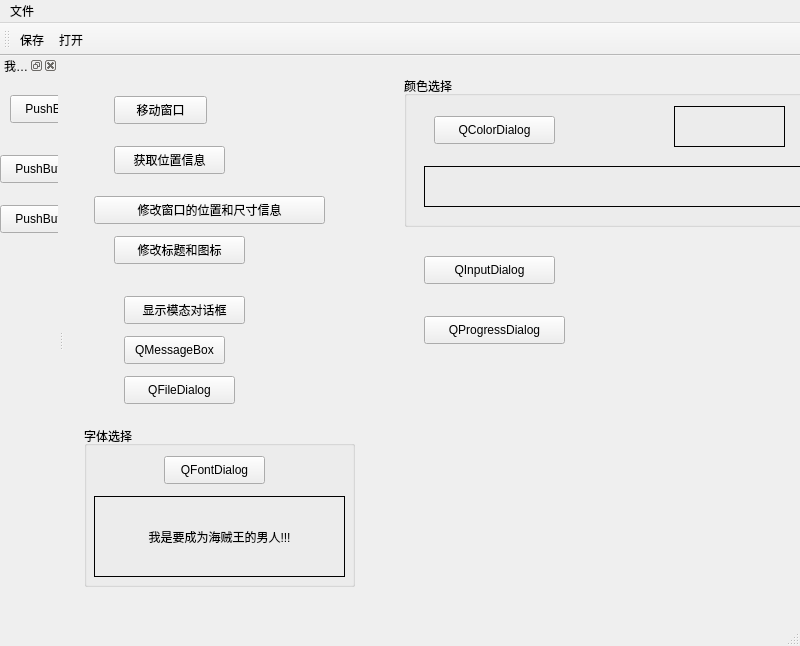
<?xml version="1.0" encoding="UTF-8"?>
<ui version="4.0">
 <class>MainWindow</class>
 <widget class="QMainWindow" name="MainWindow">
  <property name="geometry">
   <rect>
    <x>0</x>
    <y>0</y>
    <width>800</width>
    <height>646</height>
   </rect>
  </property>
  <property name="windowTitle">
   <string>MainWindow</string>
  </property>
  <widget class="QWidget" name="centralwidget">
   <widget class="QPushButton" name="moveBtn">
    <property name="geometry">
     <rect>
      <x>50</x>
      <y>40</y>
      <width>93</width>
      <height>28</height>
     </rect>
    </property>
    <property name="text">
     <string>移动窗口</string>
    </property>
   </widget>
   <widget class="QPushButton" name="positionBtn">
    <property name="geometry">
     <rect>
      <x>50</x>
      <y>90</y>
      <width>111</width>
      <height>28</height>
     </rect>
    </property>
    <property name="text">
     <string>获取位置信息</string>
    </property>
   </widget>
   <widget class="QPushButton" name="geometryBtn">
    <property name="geometry">
     <rect>
      <x>30</x>
      <y>140</y>
      <width>231</width>
      <height>28</height>
     </rect>
    </property>
    <property name="text">
     <string>修改窗口的位置和尺寸信息</string>
    </property>
   </widget>
   <widget class="QPushButton" name="modifyBtn">
    <property name="geometry">
     <rect>
      <x>50</x>
      <y>180</y>
      <width>131</width>
      <height>28</height>
     </rect>
    </property>
    <property name="text">
     <string>修改标题和图标</string>
    </property>
   </widget>
   <widget class="QPushButton" name="modalDlg">
    <property name="geometry">
     <rect>
      <x>60</x>
      <y>240</y>
      <width>121</width>
      <height>28</height>
     </rect>
    </property>
    <property name="text">
     <string>显示模态对话框</string>
    </property>
   </widget>
   <widget class="QPushButton" name="msgbox">
    <property name="geometry">
     <rect>
      <x>60</x>
      <y>280</y>
      <width>101</width>
      <height>28</height>
     </rect>
    </property>
    <property name="text">
     <string>QMessageBox</string>
    </property>
   </widget>
   <widget class="QPushButton" name="filedlg">
    <property name="geometry">
     <rect>
      <x>60</x>
      <y>320</y>
      <width>111</width>
      <height>28</height>
     </rect>
    </property>
    <property name="text">
     <string>QFileDialog</string>
    </property>
   </widget>
   <widget class="QGroupBox" name="groupBox">
    <property name="geometry">
     <rect>
      <x>20</x>
      <y>370</y>
      <width>271</width>
      <height>161</height>
     </rect>
    </property>
    <property name="title">
     <string>字体选择</string>
    </property>
    <widget class="QPushButton" name="fontdlg">
     <property name="geometry">
      <rect>
       <x>80</x>
       <y>30</y>
       <width>101</width>
       <height>28</height>
      </rect>
     </property>
     <property name="text">
      <string>QFontDialog</string>
     </property>
    </widget>
    <widget class="QLabel" name="fontlabel">
     <property name="geometry">
      <rect>
       <x>10</x>
       <y>70</y>
       <width>251</width>
       <height>81</height>
      </rect>
     </property>
     <property name="frameShape">
      <enum>QFrame::Panel</enum>
     </property>
     <property name="text">
      <string>我是要成为海贼王的男人!!!</string>
     </property>
     <property name="alignment">
      <set>Qt::AlignCenter</set>
     </property>
    </widget>
   </widget>
   <widget class="QGroupBox" name="groupBox_2">
    <property name="geometry">
     <rect>
      <x>340</x>
      <y>20</y>
      <width>431</width>
      <height>151</height>
     </rect>
    </property>
    <property name="title">
     <string>颜色选择</string>
    </property>
    <widget class="QPushButton" name="colordlg">
     <property name="geometry">
      <rect>
       <x>30</x>
       <y>40</y>
       <width>121</width>
       <height>28</height>
      </rect>
     </property>
     <property name="text">
      <string>QColorDialog</string>
     </property>
    </widget>
    <widget class="QLabel" name="colorlabel">
     <property name="geometry">
      <rect>
       <x>20</x>
       <y>90</y>
       <width>401</width>
       <height>41</height>
      </rect>
     </property>
     <property name="frameShape">
      <enum>QFrame::Box</enum>
     </property>
     <property name="text">
      <string/>
     </property>
     <property name="alignment">
      <set>Qt::AlignCenter</set>
     </property>
     <property name="wordWrap">
      <bool>true</bool>
     </property>
    </widget>
    <widget class="QLabel" name="color">
     <property name="geometry">
      <rect>
       <x>270</x>
       <y>30</y>
       <width>111</width>
       <height>41</height>
      </rect>
     </property>
     <property name="frameShape">
      <enum>QFrame::Box</enum>
     </property>
     <property name="text">
      <string/>
     </property>
    </widget>
   </widget>
   <widget class="QPushButton" name="inputdlg">
    <property name="geometry">
     <rect>
      <x>360</x>
      <y>200</y>
      <width>131</width>
      <height>28</height>
     </rect>
    </property>
    <property name="text">
     <string>QInputDialog</string>
    </property>
   </widget>
   <widget class="QPushButton" name="progressdlg">
    <property name="geometry">
     <rect>
      <x>360</x>
      <y>260</y>
      <width>141</width>
      <height>28</height>
     </rect>
    </property>
    <property name="text">
     <string>QProgressDialog</string>
    </property>
   </widget>
  </widget>
  <widget class="QMenuBar" name="menubar">
   <property name="geometry">
    <rect>
     <x>0</x>
     <y>0</y>
     <width>800</width>
     <height>26</height>
    </rect>
   </property>
   <widget class="QMenu" name="menu">
    <property name="title">
     <string>文件</string>
    </property>
    <addaction name="open_action"/>
    <addaction name="separator"/>
    <addaction name="save_action"/>
   </widget>
   <addaction name="menu"/>
  </widget>
  <widget class="QToolBar" name="toolBar">
   <property name="windowTitle">
    <string>toolBar</string>
   </property>
   <property name="iconSize">
    <size>
     <width>48</width>
     <height>48</height>
    </size>
   </property>
   <property name="toolButtonStyle">
    <enum>Qt::ToolButtonIconOnly</enum>
   </property>
   <attribute name="toolBarArea">
    <enum>TopToolBarArea</enum>
   </attribute>
   <attribute name="toolBarBreak">
    <bool>false</bool>
   </attribute>
   <addaction name="save_action"/>
   <addaction name="open_action"/>
  </widget>
  <widget class="QStatusBar" name="statusBar"/>
  <widget class="QDockWidget" name="dockWidget_2">
   <property name="floating">
    <bool>false</bool>
   </property>
   <property name="features">
    <set>QDockWidget::AllDockWidgetFeatures</set>
   </property>
   <property name="windowTitle">
    <string>我是一个浮动窗口</string>
   </property>
   <attribute name="dockWidgetArea">
    <number>1</number>
   </attribute>
   <widget class="QWidget" name="dockWidgetContents_2">
    <widget class="QPushButton" name="pushButton">
     <property name="geometry">
      <rect>
       <x>10</x>
       <y>20</y>
       <width>93</width>
       <height>28</height>
      </rect>
     </property>
     <property name="text">
      <string>PushButton</string>
     </property>
    </widget>
    <widget class="QPushButton" name="pushButton_2">
     <property name="geometry">
      <rect>
       <x>0</x>
       <y>80</y>
       <width>93</width>
       <height>28</height>
      </rect>
     </property>
     <property name="text">
      <string>PushButton</string>
     </property>
    </widget>
    <widget class="QPushButton" name="pushButton_3">
     <property name="geometry">
      <rect>
       <x>0</x>
       <y>130</y>
       <width>93</width>
       <height>28</height>
      </rect>
     </property>
     <property name="text">
      <string>PushButton</string>
     </property>
    </widget>
   </widget>
  </widget>
  <action name="open_action">
   <property name="icon">
    <iconset resource="res.qrc">
     <normaloff>:/img/mario.png</normaloff>:/img/mario.png</iconset>
   </property>
   <property name="text">
    <string>打开</string>
   </property>
   <property name="toolTip">
    <string>打开文件</string>
   </property>
  </action>
  <action name="save_action">
   <property name="icon">
    <iconset resource="res.qrc">
     <normaloff>:/reddog</normaloff>:/reddog</iconset>
   </property>
   <property name="text">
    <string>保存</string>
   </property>
  </action>
 </widget>
 <resources>
  <include location="res.qrc"/>
 </resources>
 <connections/>
</ui>
